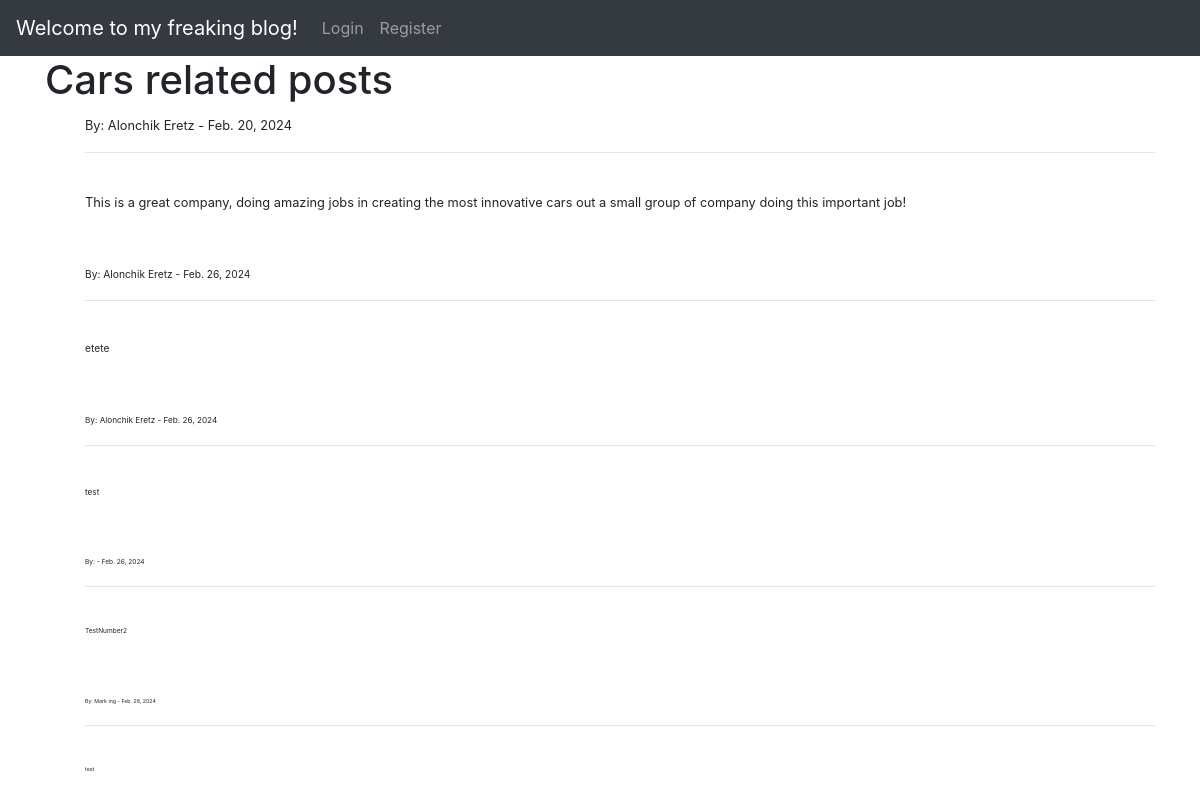
/category/Cars, run on the app's committed database.
### theblog/models.py (models this page shows, shortened)
class Post(models.Model):
    title = models.CharField(max_length=255)
    title_tag = models.CharField(max_length=255)
    category = models.CharField(max_length=255)
    snippet = models.CharField(max_length=255)
    author = models.ForeignKey(User, on_delete=models.CASCADE)
    body = RichTextField(blank=True, null=True)
    post_date = models.DateField(auto_now_add=True)
    likes = models.ManyToManyField(User, related_name="blog_posts")
    image_header = models.ImageField(null=True, blank=True, upload_to='images/')

### theblog/views.py (the view)
# urls.py: path('category/<str:cats>',CategoryView,name='categories'),
def CategoryView(request, cats):
    category_posts = Post.objects.filter(category=cats)
    return render(request, 'categories.html', {'cats': cats, 'category__posts': category_posts})

### theblog/templates/categories.html (shortened to what this page needs)
    {% extends 'base.html' %}
    {% block content %}
    <h1>{{ cats }} related posts</h1>
        <ul>
        {% for post in category__posts %}
                    <small>By: {{post.author.first_name}}
    {{post.author.last_name}} - {{ post.post_date }}
    <hr>
    <br/>
    <div class="post.body-container">
    {{post.body|safe}}
        </div>
            <br/><br/>
        {% endfor %}
        </ul>
    {% endblock %}

### data on the page
Post: author.first_name "Alonchik", author.last_name "Eretz", post_date "Feb. 20, 2024", body "This is a great company, doing amazing jobs in creating the most innovative cars out a small group of company doing this important job!"
Post: author.first_name "Alonchik", author.last_name "Eretz", post_date "Feb. 26, 2024", body "etete"
Post: author.first_name "Alonchik", author.last_name "Eretz", post_date "Feb. 26, 2024", body "test"
Post: post_date "Feb. 26, 2024", body "TestNumber2"
Post: author.first_name "Mark", author.last_name "ing", post_date "Feb. 28, 2024", body "test"

### other printed values
{{ cats }} "Cars"
